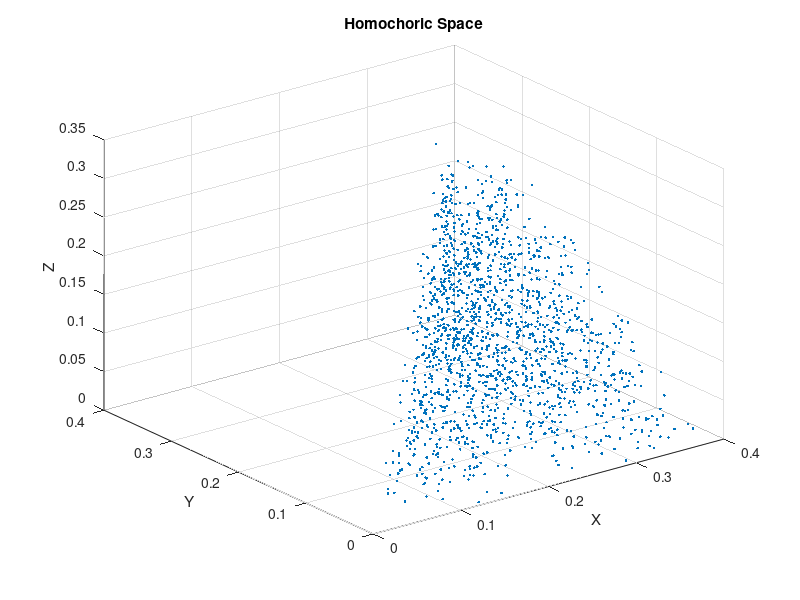
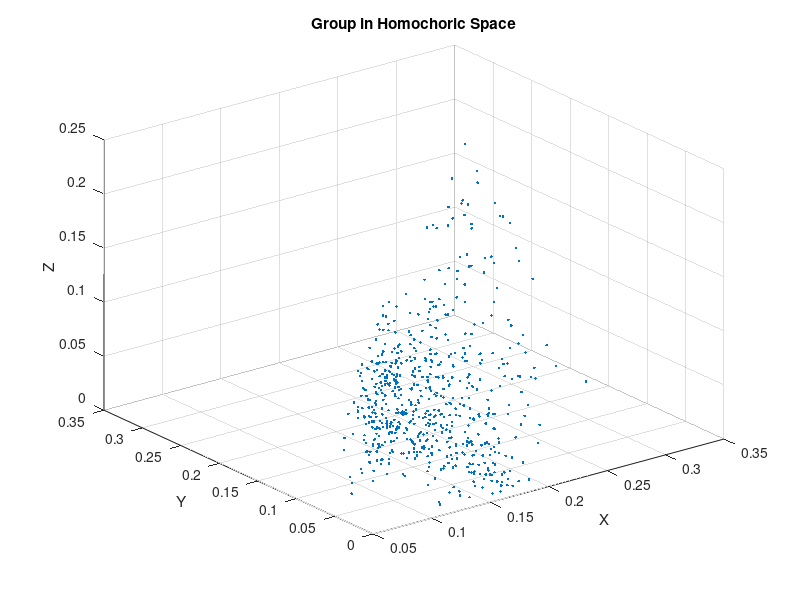
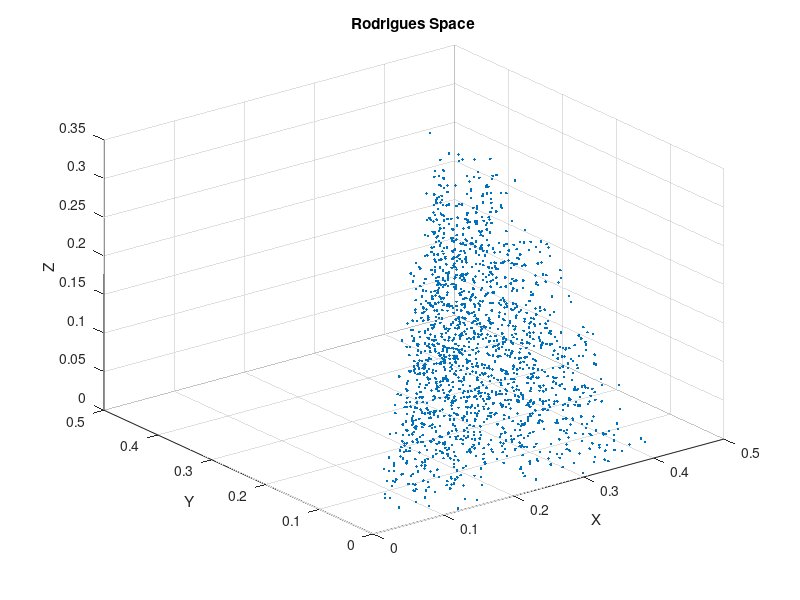

The MATLAB script that drew these images, in order:
clear all

% generate random points in homochoric space
points = rand(10000,3)*(sqrt(2)-1);

% get the random points in FZ
cond = zeros(length(points),1);
for i = 1:length(points)
    cond_1 = ((points(i,1) >= points(i,2)) && (points(i,2) >= points(i,3)));
    cond_2 = (points(i,1) <= sqrt(2)-1);
    cond_3 = (points(i,1) + points(i,2) + points(i,3) <= 1);
    cond(i) = (cond_1 && cond_2 && cond_3);
end
cond = logical(cond);
tmp1 = points(:,1); 
tmp2 = points(:,2); 
tmp3 = points(:,3);
rodri_v(:,1) = tmp1(cond);
rodri_v(:,2) = tmp2(cond);
rodri_v(:,3) = tmp3(cond);

% convert the points to homochoric space
angle = zeros(length(rodri_v),1);
axis = zeros(length(rodri_v),3);
homo_v = zeros(length(rodri_v),3);
homo_num = zeros(length(rodri_v),1);
for i = 1:length(rodri_v)
    angle(i) = 2*atan(norm(rodri_v(i,:)));
    axis(i,:) = rodri_v(i,:)/norm(rodri_v(i,:));
    homo_num(i) =  (3/4 * (angle(i) - sin(angle(i))))^(1/3);
    homo_v(i,:) = axis(i,:) * homo_num(i);
end

%% sort the vectors in homochoric space
homo = [[1:length(homo_num)].', homo_num, zeros(length(homo_num),1), homo_v];
homo = sortrows(homo, 2);
distance = 0.1;
groups = zeros(1000, 100);
cnt_r = 1;
cnt_c = 1;
start_v = [0,0,0];
for i = 1:length(homo)
    diff = homo(i, 4:6) - start_v;
    if norm(diff) < distance
        groups(cnt_r,cnt_c) = homo(i,1);
        cnt_c = cnt_c + 1;
    else
        start_v = homo(i, 4:6);
        cnt_r = cnt_r + 1;
        cnt_c = 1;
        groups(cnt_r,cnt_c) = homo(i,1);
    end
end

cnt_r = 1;
while groups(cnt_r,1) ~= 0
    cnt_c = 1;
    group_homo(cnt_r,:) = [0,0,0];
    while (groups(cnt_r, cnt_c) ~= 0 && cnt_c < size(groups,2))
        index = groups(cnt_r, cnt_c);
        group_homo(cnt_r,:) = group_homo(cnt_r,:) + homo_v(index,:);
        cnt_c = cnt_c + 1;
    end
    group_homo(cnt_r,:) = group_homo(cnt_r,:)/cnt_c;
    cnt_r = cnt_r + 1;
end

    


%%
% figure(1)
% CS1 = crystalSymmetry('m-3m');
% CS2 = crystalSymmetry('m-3m');
% oR = fundamentalRegion(CS1,CS2,'antipodal');
% plot(oR)


figure(1)
scatter3(homo_v(:,1),homo_v(:,2),homo_v(:,3),'.')
title('Homochoric Space')
xlabel('X')
ylabel('Y')
zlabel('Z')
rotate3d on
% 
% 
% figure(2)
% scatter3(rodri_v(:,1),rodri_v(:,2),rodri_v(:,3),'.')
% xlabel('X')
% ylabel('Y')
% zlabel('Z')
% rotate3d on

% scatter3(test(:,1),test(:,2),test(:,3),'.')

figure(2)
scatter3(group_homo(:,1),group_homo(:,2),group_homo(:,3),'.')
title('Group in Homochoric Space')
xlabel('X')
ylabel('Y')
zlabel('Z')
rotate3d on


figure(3)
scatter3(rodri_v(:,1),rodri_v(:,2),rodri_v(:,3),'.')
title('Rodrigues Space')
xlabel('X')
ylabel('Y')
zlabel('Z')
rotate3d on
